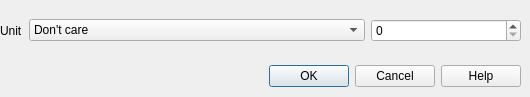
<?xml version="1.0" encoding="UTF-8"?>
<ui version="4.0">
 <class>dlgSelectMeasurementUnit</class>
 <widget class="QDialog" name="dlgSelectMeasurementUnit">
  <property name="geometry">
   <rect>
    <x>0</x>
    <y>0</y>
    <width>530</width>
    <height>97</height>
   </rect>
  </property>
  <property name="windowTitle">
   <string>Select Unit</string>
  </property>
  <widget class="QDialogButtonBox" name="buttonBox">
   <property name="geometry">
    <rect>
     <x>10</x>
     <y>60</y>
     <width>511</width>
     <height>32</height>
    </rect>
   </property>
   <property name="orientation">
    <enum>Qt::Horizontal</enum>
   </property>
   <property name="standardButtons">
    <set>QDialogButtonBox::Cancel|QDialogButtonBox::Help|QDialogButtonBox::Ok</set>
   </property>
  </widget>
  <widget class="QWidget" name="gridLayoutWidget">
   <property name="geometry">
    <rect>
     <x>0</x>
     <y>10</y>
     <width>521</width>
     <height>41</height>
    </rect>
   </property>
   <layout class="QGridLayout" name="gridLayout">
    <item row="0" column="0">
     <widget class="QLabel" name="label">
      <property name="sizePolicy">
       <sizepolicy hsizetype="Fixed" vsizetype="Preferred">
        <horstretch>0</horstretch>
        <verstretch>0</verstretch>
       </sizepolicy>
      </property>
      <property name="text">
       <string>Unit</string>
      </property>
      <property name="buddy">
       <cstring>comboCompareUnit</cstring>
      </property>
     </widget>
    </item>
    <item row="0" column="1">
     <widget class="QComboBox" name="comboCompareUnit">
      <item>
       <property name="text">
        <string>Don't care</string>
       </property>
      </item>
      <item>
       <property name="text">
        <string>Equal to</string>
       </property>
      </item>
      <item>
       <property name="text">
        <string>Not qual to</string>
       </property>
      </item>
      <item>
       <property name="text">
        <string>Greater then</string>
       </property>
      </item>
      <item>
       <property name="text">
        <string>Greater then or equal to</string>
       </property>
      </item>
      <item>
       <property name="text">
        <string>Less then</string>
       </property>
      </item>
      <item>
       <property name="text">
        <string>Less then or equal to</string>
       </property>
      </item>
     </widget>
    </item>
    <item row="0" column="2">
     <widget class="QSpinBox" name="spinBoxBoxUnit">
      <property name="sizePolicy">
       <sizepolicy hsizetype="Fixed" vsizetype="Fixed">
        <horstretch>0</horstretch>
        <verstretch>0</verstretch>
       </sizepolicy>
      </property>
      <property name="minimumSize">
       <size>
        <width>150</width>
        <height>0</height>
       </size>
      </property>
     </widget>
    </item>
   </layout>
  </widget>
 </widget>
 <resources/>
 <connections>
  <connection>
   <sender>buttonBox</sender>
   <signal>accepted()</signal>
   <receiver>dlgSelectMeasurementUnit</receiver>
   <slot>accept()</slot>
   <hints>
    <hint type="sourcelabel">
     <x>248</x>
     <y>254</y>
    </hint>
    <hint type="destinationlabel">
     <x>157</x>
     <y>274</y>
    </hint>
   </hints>
  </connection>
  <connection>
   <sender>buttonBox</sender>
   <signal>rejected()</signal>
   <receiver>dlgSelectMeasurementUnit</receiver>
   <slot>reject()</slot>
   <hints>
    <hint type="sourcelabel">
     <x>316</x>
     <y>260</y>
    </hint>
    <hint type="destinationlabel">
     <x>286</x>
     <y>274</y>
    </hint>
   </hints>
  </connection>
 </connections>
</ui>
